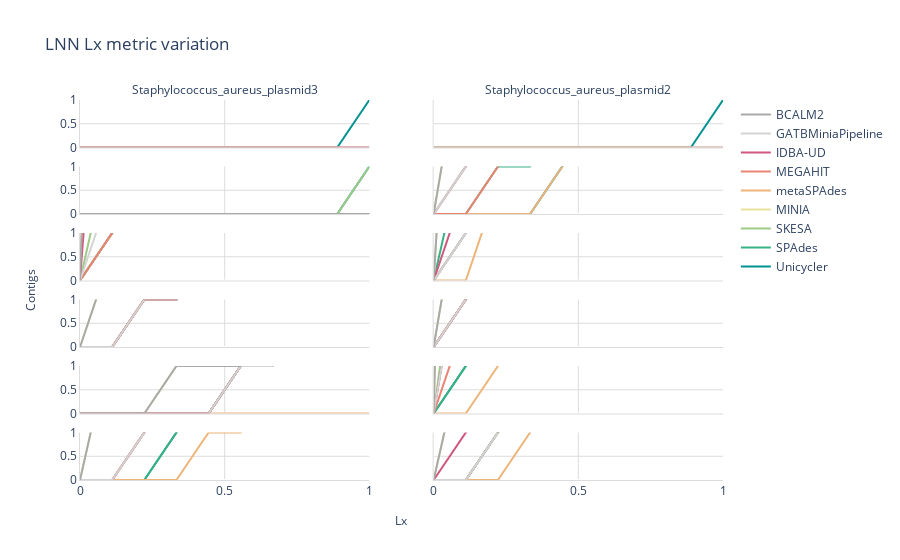
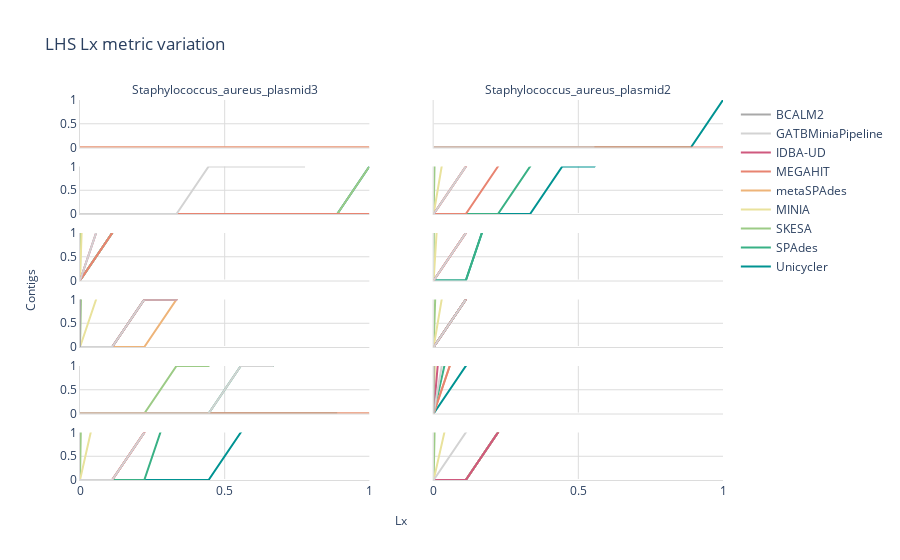
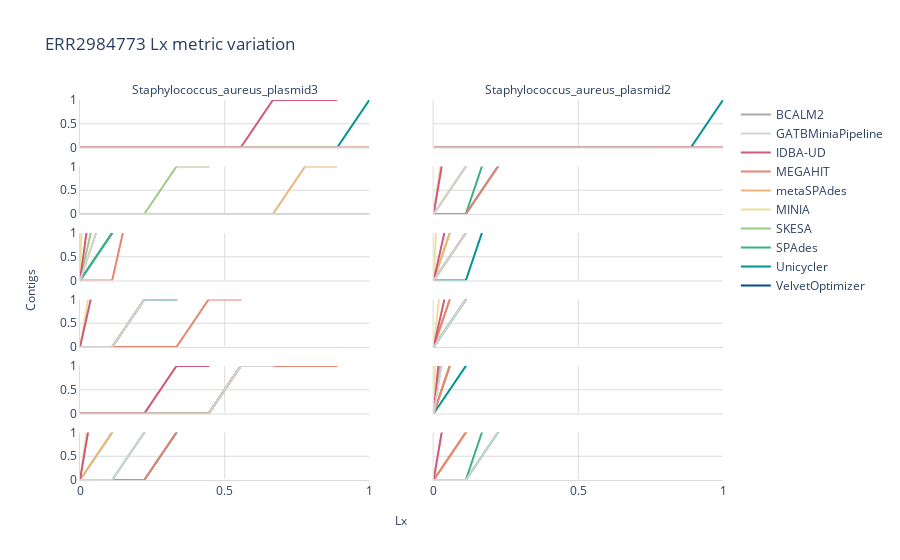
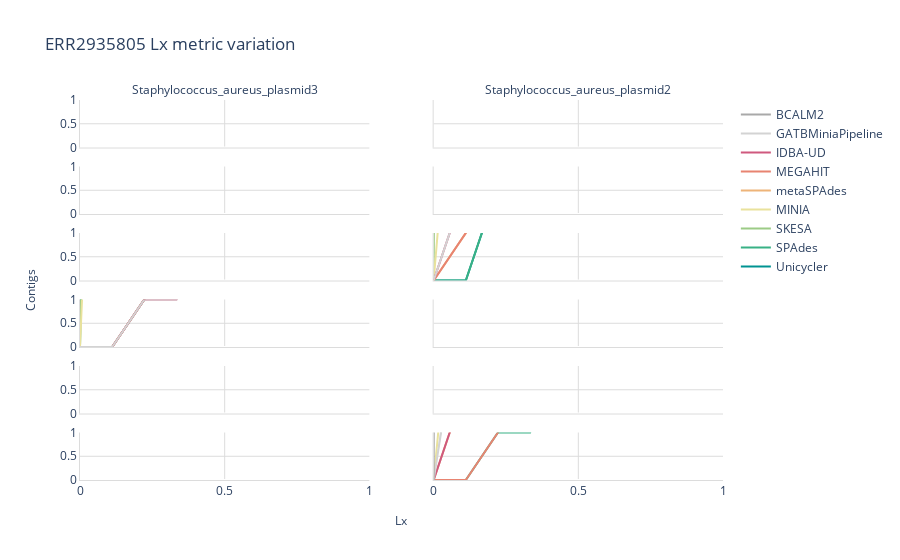

The cell these charts' notebook holds for them, in order:
### Markdown cell above
### Plot data

### Code cell
for sample in sorted(plot_df['Sample'].unique(), key=lambda v: v.upper(), reverse=True):
    print('-' + sample)
    fig=make_subplots(rows=6, cols=2, column_titles=sorted(df['Reference'].unique(), key=lambda v: v.upper(), reverse=True),
                     shared_yaxes=True, shared_xaxes=True, x_title="Lx", y_title="Contigs")
    row=1
    col=1
    for reference in sorted(plot_df['Reference'].unique(), key=lambda v: v.upper(), reverse=True):
        print('--' + reference)
        i=0
        print(row, col)
        for assembler in sorted(plot_df['Assembler'].unique(), key=lambda v: v.upper(), reverse=True):
            print('---' + assembler)
            showlegend=True if col==1 and row==1 else False
            x = list(plot_df['Lx'][(plot_df['Assembler'] == assembler) & (plot_df['Reference'] == reference) & (plot_df['Sample'] == sample)])
            if x:
                y=list(plot_df['Average'][(plot_df['Assembler'] == assembler) & (plot_df['Reference'] == reference) & (plot_df['Sample'] == sample)])
                up_bound=list(plot_df['Upper bound'][(plot_df['Assembler'] == assembler) & (plot_df['Reference'] == reference) & (plot_df['Sample'] == sample)])
                low_bound=list(plot_df['Lower bound'][(plot_df['Assembler'] == assembler) & (plot_df['Reference'] == reference) & (plot_df['Sample'] == sample)])

                fig.add_trace(go.Scatter(name=assembler,
                                         x=x,
                                         y=y,
                                         mode='lines',
                                         line=dict(color=COLOURS[i]),
                                         showlegend=showlegend), col=col, row=row)
                fig.add_trace(go.Scatter(name='Upper Bound',
                                         x=x,
                                         y=up_bound,
                                         mode='lines',
                                         marker=dict(color=COLOURS[i]),line=dict(width=0),showlegend=False),col=col, row=row)
                fig.add_trace(go.Scatter(name='Lower Bound',
                                         x=x,
                                         y=low_bound,
                                         marker=dict(color=COLOURS[i]),
                                         line=dict(width=0),
                                         mode='lines',
                                         fillcolor=COLOURS[i],
                                         fill='tonexty',showlegend=False),col=col, row=row)
            i+=1
        if col == 2:
            col = 1
            row += 1
        else:
            col += 1
    fig.update_layout(plot_bgcolor='rgb(255,255,255)', title="{} Lx metric variation".format(sample))
    fig.update_xaxes(showline=True, linewidth=1, linecolor='#DCDCDC', gridcolor='#DCDCDC', rangemode='tozero')
    fig.update_yaxes(showline=True, linewidth=1, linecolor='#DCDCDC', gridcolor='#DCDCDC', range=[0, 1])
    for i in fig['layout']['annotations']:
        i['font']['size'] = 12
    fig.show()
    plot(fig, filename='Plots/Contiguity/Lx/{}.html'.format(sample), auto_open=False)
